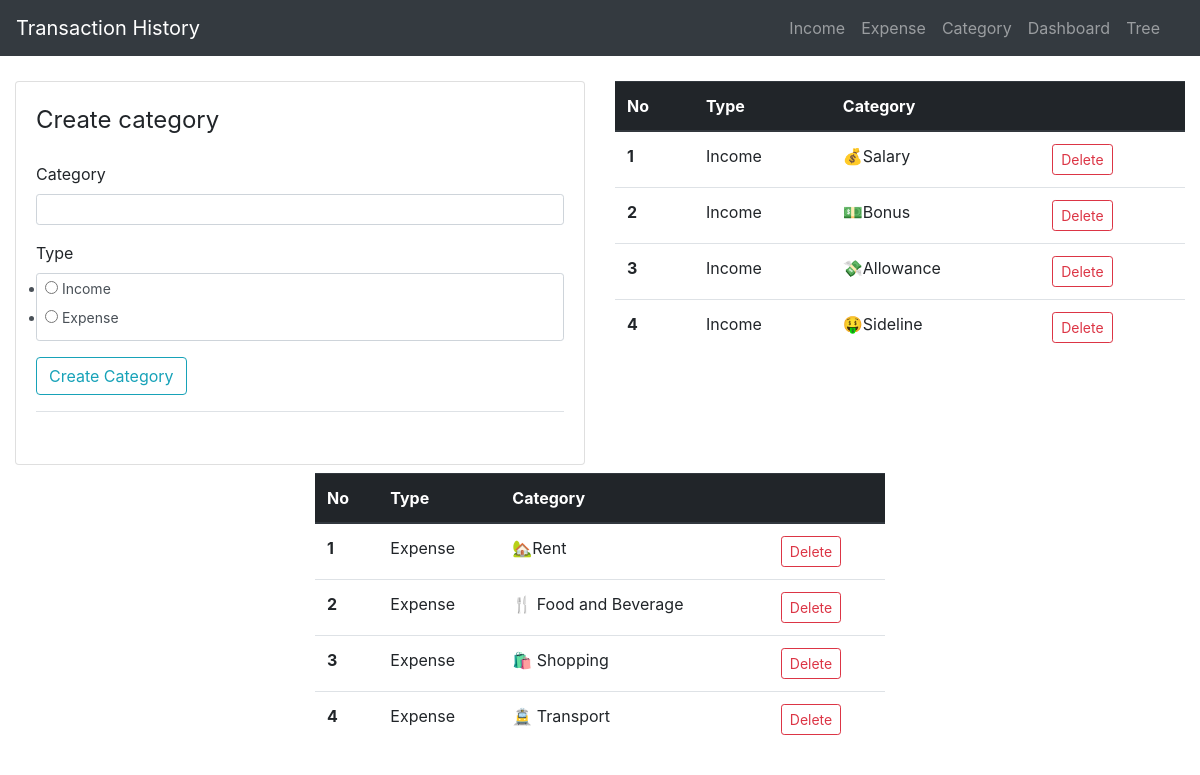
Page /category on the earlier database version.
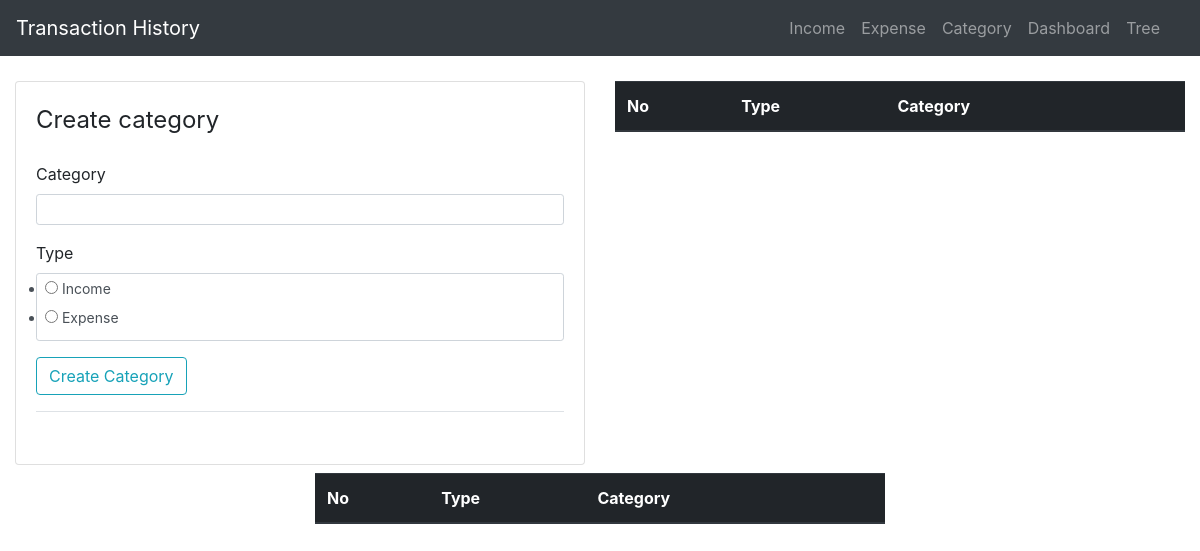
Same page on the later database version.
### application/models.py (models this page shows, shortened)
class category(db.Model):
    id = db.Column(db.Integer, primary_key=True)
    type = db.Column(db.String(20), nullable=False)
    category = db.Column(db.String(20), nullable=False)

### application/routes.py (the view)
@app.route('/category', methods = ["POST", "GET"])
def categoryy():
    form = create_categoryFrom()
    if form.validate_on_submit():
        entry = category(category=form.category.data, type=form.type.data)
        db.session.add(entry)
        db.session.commit()
        return redirect(url_for('categoryy'))
    income = db.session.query(category.category, category.type).filter(category.type == 'Income').all()
    expense = db.session.query(category.category, category.type).filter(category.type == 'Expense').all()
    return render_template('category.html', title="Create Category", form=form, income=income, expense=expense)

### application/form.py
class create_categoryFrom(FlaskForm):
    category = StringField('Category',validators = [DataRequired()])
    type =RadioField('Type', choices=[
        ('Income', 'Income'),
        ('Expense', 'Expense')
        ])
    submit = SubmitField('Create Category')

### application/templates/category.html (shortened to what this page needs)
{% extends 'layout.html' %}
{% block content %}
    <div class="col-xs-10 col-sm-6 col-md-6 ml-auto mr-auto">
        <div class="card card-style mb-2">
            <div class="card-body">
                <form action="" method="POST">
                    <fieldset class="form-group">
                            <legend class="mb-4">Create category</legend>
                        <div class="form-group">
                            {{ form.category.label(class = "form-control-label") }}
                            {{ form.category(class = "form-control form-control-sm") }}
                        </div>
                        <div class="form-group">
                            {{ form.type.label(class = "form-control-label") }}
                            {{ form.type(class = "form-control form-control-sm") }}
                        </div>
                        <div class="form-group border-bottom pb-3">
                            {{ form.submit(class="btn btn-outline-info")}}
                        </div>
                    </fieldset>
                </form>
            </div>
        </div>
    </div>
    <div class="col-xs-10 col-sm-6 col-md-6 ml-auto mr-auto">
        <table class="table">
            <thead class="thead-dark">
                <tr>
                    <th scope="col">No</th>
                    <th scope="col">Type</th>
                    <th scope="col">Category</th>
                    <th scope="col"></th>
                </tr>
            </thead>
            <tbody>
                {% for entry in income %}
                        <tr>
                            <th scope="row">{{loop.index}}</th>
                            <td>{{entry.type}}</td>
                            <td>{{entry.category }}</td>
                            <td><a href="{{ url_for('delete_category', entry_category = entry.category, next=url_for('categoryy') ) }}"  class="btn btn-outline-danger btn-sm">Delete</a></td>
                        </tr>
                {% endfor %}
            </tbody>
        </table>
    </div>
    <div class="col-xs-10 col-sm-6 col-md-6 ml-auto mr-auto">
        <table class="table">
            <thead class="thead-dark">
                <tr>
                    <th scope="col">No</th>
                    <th scope="col">Type</th>
                    <th scope="col">Category</th>
                    <th scope="col"></th>
                </tr>
            </thead>
            <tbody>
                {% for entry in expense %}
                        <tr>
                            <th scope="row">{{loop.index}}</th>
                            <td>{{entry.type}}</td>
                            <td>{{entry.category }}</td>
                            <td><a href="{{ url_for('delete_category', entry_category = entry.category, next=url_for('categoryy') ) }}"  class="btn btn-outline-danger btn-sm">Delete</a></td>
                        </tr>
                {% endfor %}
            </tbody>
        </table>
    </div>
{% endblock %}

Differences in the rows shown:
removed category: type "Income", category "💰Salary", shown under "Create category"
removed category: type "Income", category "💵Bonus", shown under "Create category"
removed category: type "Income", category "💸Allowance", shown under "Create category"
removed category: type "Income", category "🤑Sideline", shown under "Create category"
removed category: type "Expense", category "🏡Rent"
removed category: type "Expense", category "🍴 Food and Beverage"
removed category: type "Expense", category "🛍️ Shopping"
removed category: type "Expense", category "🚊 Transport"
